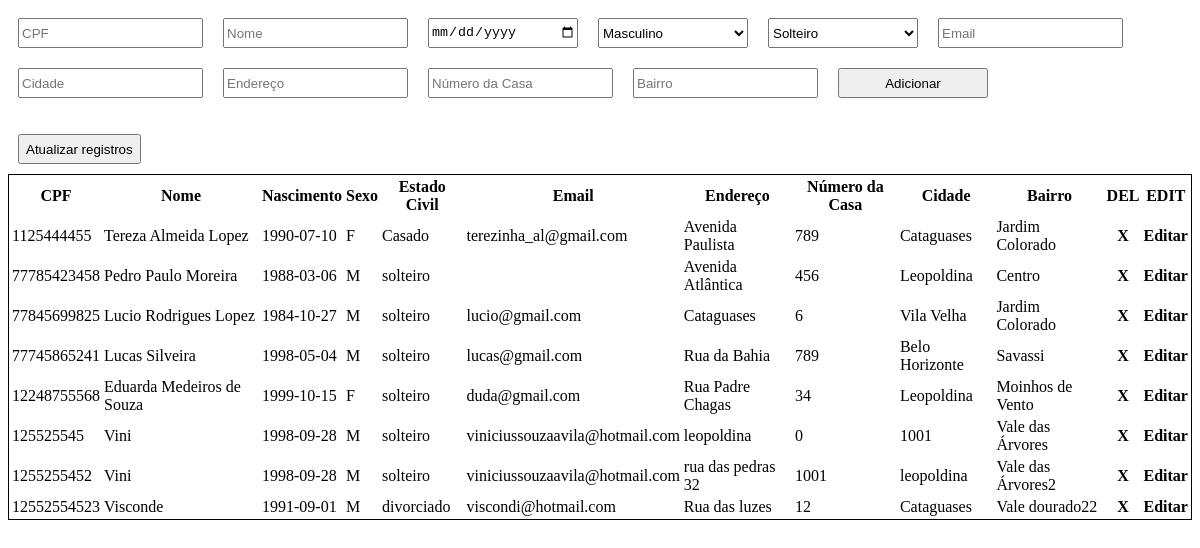
The page /Exercicio2/index.php on the database its author committed.
### tables this page shows
CREATE TABLE `dadosclientes` (
  `id_cliente` int(11) NOT NULL,
  `cpf` varchar(11) NOT NULL,
  `nome` varchar(40) NOT NULL,
  `dataNascimento` date NOT NULL,
  `sexo` char(1) DEFAULT NULL,
  `estadoCivil` varchar(15) DEFAULT NULL,
  `email` varchar(40) DEFAULT NULL,
  `endereco` varchar(100) DEFAULT NULL,
  `numeroCasa` int(11) DEFAULT NULL,
  `cidade` varchar(50) DEFAULT NULL,
  `bairro` varchar(50) DEFAULT NULL,
  `contato_id` int(11) DEFAULT NULL
);

### Exercicio2/index.php (the view, shortened to what this page needs)
<?php
    include("conexao.php");
    function gerarTabela($pdo){
        echo "<tr>";
        echo "<th>CPF</th>";
        echo "<th>Nome</th>";
        echo "<th>Nascimento</th>";
        echo "<th>Sexo</th>";
        echo "<th>Estado Civil</th>";
        echo "<th>Email</th>";
        echo "<th>Endereço</th>";
        echo "<th>Número da Casa</th>";
        echo "<th>Cidade</th>";
        echo "<th>Bairro</th>";
        echo "<th>DEL</th>";
        echo "<th>EDIT</th>";
        echo "</tr>";
            $query = "SELECT id_cliente, cpf,nome,dataNascimento,sexo,estadoCivil,email,cidade,endereco,numeroCasa,bairro FROM dadosclientes";
            $resultado = $pdo->query($query);
            foreach($resultado as $chave => $item){
                echo '<tr>';
                echo '<td>' . $item['cpf'] . '</td>';
                echo '<td>' . $item['nome'] . '</td>';
                echo '<td>' . $item['dataNascimento'] . '</td>';
                echo '<td>' . $item['sexo'] . '</td>';
                echo '<td>' . $item['estadoCivil'] . '</td>';
                echo '<td>' . $item['email'] . '</td>';
                echo '<td>' . $item['endereco'] . '</td>';
                echo '<td>' . $item['numeroCasa'] . '</td>';
                echo '<td>' . $item['cidade'] . '</td>';
                echo '<td>' . $item['bairro'] . '</td>';
                echo'<th onClick="excluirUsuario('.$item['id_cliente'].')">X</th>';
                echo'<th onClick="editarUsuario('.$item['id_cliente'].')">Editar</th>';
                echo '</tr>';
            }
    }
?>
<link rel="stylesheet" type="text/css" href="basico.css"/>
<form method="POST" action="conexao.php" class="formulario" id="tabela">
    <input type="number" name="cpf" placeholder="CPF" id="cpf"><br/>
    <input type="text" name="nome" placeholder="Nome" id="nome"><br/>
    <input type="date" name="dataNascimento" placeholder="Data de Nascimento"  id="dataNascimento"><br/>
    <select name="sexo" id="sexo">
        <option value="M" selected>Masculino</option>
    </select><br/>
    <select name="estadoCivil" id="estadoCivil">
        <option value="solteiro" selected>Solteiro</option>
    </select><br/>
    <input type="text" name="email" placeholder="Email" id="email"><br/>
    <input type="text" name="cidade" placeholder="Cidade" id="cidade"><br/>
    <input type="text" name="endereco" placeholder="Endereço" id="endereco"><br/>
    <input type="number" name="numeroCasa" placeholder="Número da Casa" id="numeroCasa"><br/>
    <input type="text" name="bairro" placeholder="Bairro" id="bairro"><br/>
    <input type="submit" value="Adicionar" id="adicionar" >
</form>
<button onClick="location.reload();">Atualizar registros</button>
<table style="width:100%;border:1px solid black">
    <?php gerarTabela($pdo); ?>
</table>

### Exercicio2/basico.css (style rules this page uses)
.formulario { display: flex; flex-direction: col; flex-wrap: wrap; justify-content: left; }
input, select, button { Flex-basis: 150px; margin: 10px 10px; height:30px; }

### rows shown on the page
dadosclientes: cpf "1125444455", nome "Tereza Almeida Lopez", dataNascimento "1990-07-10", sexo "F", estadoCivil "Casado", email "terezinha_al@gmail.com", endereco "Avenida Paulista", numeroCasa "789", cidade "Cataguases", bairro "Jardim Colorado"
dadosclientes: cpf "77785423458", nome "Pedro Paulo Moreira", dataNascimento "1988-03-06", sexo "M", estadoCivil "solteiro", endereco "Avenida Atlântica", numeroCasa "456", cidade "Leopoldina", bairro "Centro"
dadosclientes: cpf "77845699825", nome "Lucio Rodrigues Lopez", dataNascimento "1984-10-27", sexo "M", estadoCivil "solteiro", email "lucio@gmail.com", endereco "Cataguases", numeroCasa "6", cidade "Vila Velha", bairro "Jardim Colorado"
dadosclientes: cpf "77745865241", nome "Lucas Silveira", dataNascimento "1998-05-04", sexo "M", estadoCivil "solteiro", email "lucas@gmail.com", endereco "Rua da Bahia", numeroCasa "789", cidade "Belo Horizonte", bairro "Savassi"
dadosclientes: cpf "12248755568", nome "Eduarda Medeiros de Souza", dataNascimento "1999-10-15", sexo "F", estadoCivil "solteiro", email "duda@gmail.com", endereco "Rua Padre Chagas", numeroCasa "34", cidade "Leopoldina", bairro "Moinhos de Vento"
dadosclientes: cpf "125525545", nome "Vini", dataNascimento "1998-09-28", sexo "M", estadoCivil "solteiro", email "viniciussouzaavila@hotmail.com", endereco "leopoldina", numeroCasa "0", cidade "1001", bairro "Vale das Árvores"
dadosclientes: cpf "1255255452", nome "Vini", dataNascimento "1998-09-28", sexo "M", estadoCivil "solteiro", email "viniciussouzaavila@hotmail.com", endereco "rua das pedras 32", numeroCasa "1001", cidade "leopoldina", bairro "Vale das Árvores2"
dadosclientes: cpf "12552554523", nome "Visconde", dataNascimento "1991-09-01", sexo "M", estadoCivil "divorciado", email "viscondi@hotmail.com", endereco "Rua das luzes", numeroCasa "12", cidade "Cataguases", bairro "Vale dourado22"
